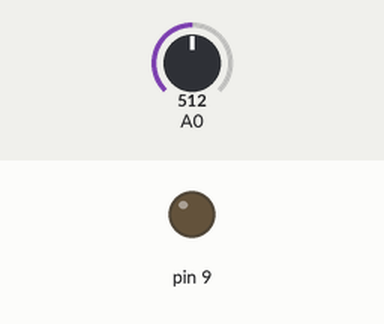
Bench run of a sketch on a simulated Arduino Uno, built with avr-gcc and run on an emulated ATmega328P. On the bench: output pins drawn as LEDs (lit = HIGH). Inputs (shaded band) come from the test bench; at power-on: A0 = 512. What the sketch prints to the serial monitor is not drawn.

Above: at 1.2 s.
1.3 s: A0 set to 306
At 1.7 s:
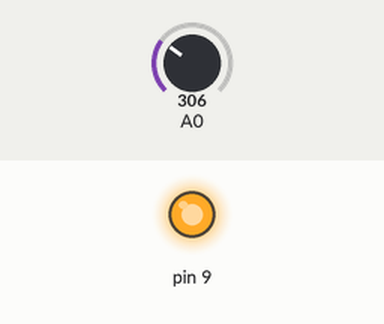
2.8 s: A0 set to 511
Timing chart, 0 to 5.8 s (numbered marks = the images above; inputs shaded):
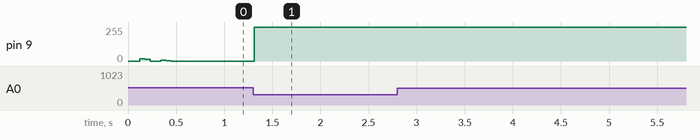

The sketch:

controlador_old.ino
```cpp
// Timer frequency = 10 kHz
// Timer period = 1.0e-4 s = 100 us

// dominant pole: s = -355.196886
// ts = 0.01126136

// pwm frequency = 31372.55 Hz
// pwm period = 31.875 us

const int BATCH_SIZE = 200;
int y[BATCH_SIZE] = {};
float u[BATCH_SIZE] = {};
float utemp =0;

float perturb = 0;

const bool DEBUG = false;

char timer_count = 0;
bool send_serial = false;
bool on = false;
uint16_t sample_count = 0;

float ref =2.5, e=0, eant=0, i=0, d=0;

#define KP 1.143677268970767
#define KI 0.4913055708142872
#define KD 0.0964895917972739

/* #define KD -0.34313250699481657 */
/* #define KI 1.2135917662606848 */
/* #define KP 1.7358097748380037 */


/* #define KD -0.13315503221689973 */
/* #define KI 0.8123151004689042 */
/* #define KP 1.4963652401153276 */


/* #define KD -0.13315503221689973 */
/* #define KI 0.8123151004689042 */
/* #define KP 1.4963652401153276 */

/* #define KP 0.677745861404204 */
/* #define KI 0.25056317729683636 */
/* #define KD 0.3458013650477928 */

char received_from_serial = '0';

void send_samples()
{
    int i=0;
    for (i=0; i < BATCH_SIZE; i++){
        Serial.println(y[i]);
    }
    Serial.println("inputs");
    for (int i=0; i < BATCH_SIZE; i++)
        Serial.println(u[i]);
}

ISR(TIMER2_COMPA_vect)
{
    timer_count++;
    if (timer_count>10)
    {
        timer_count=0;
        eant = e;
        y[sample_count] = analogRead(A0);
        e = ref - (float)y[sample_count]*5.0/1023.0;
        i = e + i;
        d = e - eant;
        // 51 = 255/5
        u[sample_count] = 51*((KP*e + KI*i + KD*d));
        utemp = (51*perturb + u[sample_count]) ;
        if (utemp>255)
            utemp = 255;
        if (utemp<0)
            utemp = 0;
        analogWrite(9, utemp);
        sample_count ++;
        if ((sample_count % 100) == 0)
        {
            if (perturb == 0) perturb=-0.5;
            perturb *= -1;
        }
        if (sample_count == BATCH_SIZE)
        {
            sample_count=0;
            send_serial = true;
        }
    }
}

void setup() {
    Serial.begin(115200);
    // Timer secrets: https://playground.arduino.cc/Main/TimerPWMCheatsheet
    // https://www.arduino.cc/reference/en/language/functions/analog-io/analogwrite/
    TCCR1B = (TCCR1B & 0b11111000) | 0x01;

    //set timer2 interrupt at 8kHz
    TCCR2A = 0; TCCR2B = 0; TCNT2  = 0;
    // set compare match register for 10khz increments
    OCR2A = 199;// = (16*10^6) / (10e3*8) - 1 (must <256)
    // turn on CTC mode, Set CS21 bit for 8 prescaler
    TCCR2A |= (1 << WGM21); TCCR2B |= (1 << CS21);
    // enable timer compare interrupt
    TIMSK2 |= (1 << OCIE2A);

    analogWrite(9, 0);
}
void loop() {

    /* if (send_serial == true) */
    /* { */
    /*     send_serial = false; */
    /*     /1* send_samples(); *1/ */
    /* } */

    Serial.print(5.0*y[sample_count]/1023.0);
    Serial.print(" ");
    Serial.println(5.0*u[sample_count]/255.0);
    delay(1);
    /* if (Serial.available()){ */
    /*     received_from_serial = Serial.read(); */
    /*     switch (received_from_serial){ */
    /*         case 'b': */
    /*             on = true; */
    /*             break; */
    /*         case 'q': */
    /*             on = false; */
    /*             analogWrite(9, 0); */
    /*             break; */
    /*     } */
    /*     received_from_serial = '0'; */
    /* } */
}
```

Measured:
- after the input at 1.3 s, pin 9: 0/255 → 255/255 at once
